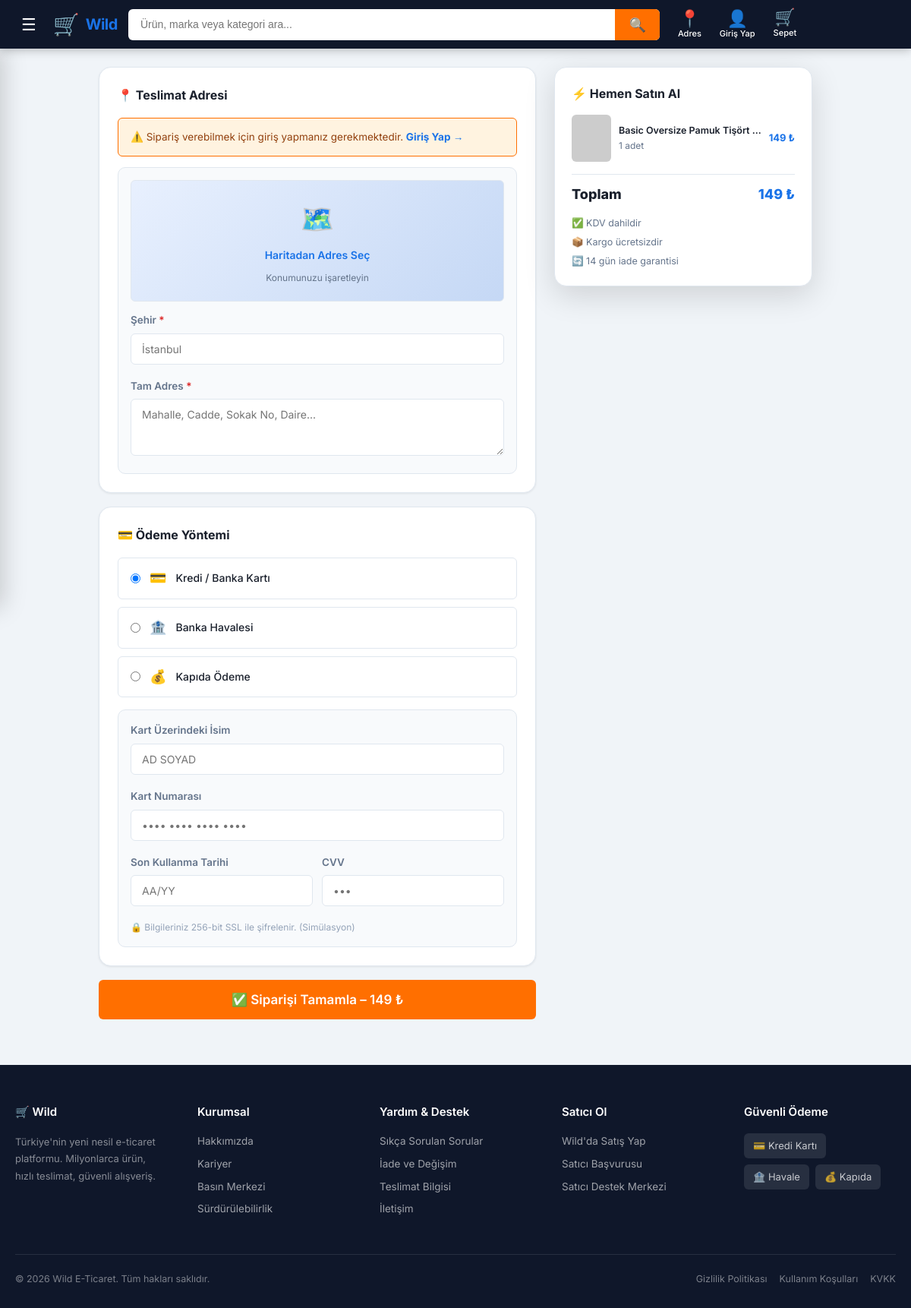
Screenshot of /checkout.php?buy_now=4 with the database file from the repository.
### tables this page shows
CREATE TABLE products (
    id INT AUTO_INCREMENT PRIMARY KEY,
    category_id INT NOT NULL,
    brand VARCHAR(150),
    title VARCHAR(255) NOT NULL,
    description TEXT,
    price DECIMAL(10, 2) NOT NULL,
    original_price DECIMAL(10, 2) DEFAULT NULL,
    sku VARCHAR(100) UNIQUE NOT NULL,
    composition VARCHAR(255),
    gender ENUM('male', 'female', 'unisex', 'child') DEFAULT 'unisex',
    model_size VARCHAR(50),
    model_height VARCHAR(50),
    return_policy TEXT,
    stock INT NOT NULL DEFAULT 100,
    rating DECIMAL(2,1) DEFAULT 4.5,
    seller_rating DECIMAL(2,1) DEFAULT 4.7,
    delivery_days INT DEFAULT 3,
    created_at TIMESTAMP DEFAULT CURRENT_TIMESTAMP,
    FOREIGN KEY (category_id) REFERENCES categories(id) ON DELETE CASCADE
);

### checkout.php (the view, shortened to what this page needs)
<?php
require_once __DIR__ . '/config/db.php';
$buy_now_id  = (int)($_GET['buy_now']    ?? 0);
$variant_id  = (int)($_GET['variant_id'] ?? 0);
$buy_now_size = trim($_GET['size'] ?? '');
$is_buy_now  = $buy_now_id > 0;
if ($is_buy_now) {
    $stmt = $pdo->prepare("
        SELECT p.id as product_id, p.title, p.price, p.brand, p.delivery_days,
               COALESCE(pv.price_override, p.price) as final_price,
               pv.main_image, pv.color_name
        FROM products p
        LEFT JOIN product_variants pv ON pv.id = ?
        WHERE p.id = ?
    ");
    $stmt->execute([$variant_id ?: null, $buy_now_id]);
    $buy_item = $stmt->fetch();
    $items    = $buy_item ? [array_merge($buy_item, ['quantity'=>1,'size_selected'=>$buy_now_size,'cart_item_id'=>0])] : [];
}
$total = array_sum(array_map(fn($i) => $i['final_price'] * $i['quantity'], $items));
$order_success = false;
require_once __DIR__ . '/includes/header.php';
?>
<main>
<div class="container" style="padding-top:24px;max-width:980px;">
<?php if ($order_success): ?>
<div style="text-align:center;padding:60px 20px;background:var(--surface);border-radius:var(--radius-lg);
            box-shadow:var(--shadow-lg);">
    <div style="font-size:72px;margin-bottom:16px;">🎉</div>
    <h2 style="font-size:26px;font-weight:800;color:var(--success);margin-bottom:8px;">Siparişiniz Alındı!</h2>
    <p style="color:var(--text-muted);font-size:15px;margin-bottom:8px;">
        Sipariş No: <strong>#<?= $success_order_id ?></strong>
    </p>
    <p style="color:var(--text-muted);font-size:14px;margin-bottom:28px;">
        Siparişiniz hazırlanmaya başlandı. İlerlemeyi profil sayfanızdan takip edebilirsiniz.
    </p>
    <div style="display:flex;gap:12px;justify-content:center;flex-wrap:wrap;">
        <a href="<?= URL_ROOT ?>/profile.php?tab=orders" class="btn btn-primary">📦 Siparişlerimi Gör</a>
        <a href="<?= URL_ROOT ?>/index.php" class="btn btn-outline">🏠 Ana Sayfaya Dön</a>
    </div>
</div>
<?php else: ?>
<div style="display:grid;grid-template-columns:1fr 340px;gap:24px;align-items:start;">
<form method="POST" id="checkout-form">
    <div style="background:var(--surface);border-radius:var(--radius-lg);padding:24px;
                box-shadow:var(--shadow-sm);border:1px solid var(--border);margin-bottom:18px;">
        <h3 style="font-size:16px;font-weight:700;margin-bottom:16px;">📍 Teslimat Adresi</h3>
        <?php if (!$is_logged): ?>
        <div style="background:var(--accent-light);border:1.5px solid var(--accent);border-radius:var(--radius-sm);
                    padding:14px 16px;margin-bottom:14px;">
            <p style="font-size:13.5px;color:#92400e;">
                ⚠️ Sipariş verebilmek için giriş yapmanız gerekmektedir.
                <a href="#" onclick="openModal('modal-login')" style="color:var(--primary);font-weight:700;">Giriş Yap →</a>
            </p>
        </div>
        <?php endif; ?>
        <div style="position:relative;background:var(--surface-2);border-radius:var(--radius-md);
                    padding:16px;border:1px solid var(--border);">
            <div id="map-placeholder" onclick="activateMap()"
                 style="width:100%;height:160px;background:linear-gradient(135deg,#e8f0fe,#c5d8f5);
                        border-radius:var(--radius-sm);display:flex;align-items:center;justify-content:center;
                        cursor:pointer;margin-bottom:14px;border:1px solid var(--border);
                        flex-direction:column;gap:8px;transition:.2s;"
                 onmouseover="this.style.background='linear-gradient(135deg,#d2e3fc,#a8c4f0)'"
                 onmouseout="this.style.background='linear-gradient(135deg,#e8f0fe,#c5d8f5)'">
                <span style="font-size:36px;">🗺️</span>
                <p style="font-size:14px;font-weight:600;color:var(--primary);">Haritadan Adres Seç</p>
                <p style="font-size:12px;color:var(--text-muted);">Konumunuzu işaretleyin</p>
            </div>
            <div class="form-group">
                <label for="addr-city">Şehir <span style="color:var(--danger);">*</span></label>
                <input type="text" id="addr-city" name="city" class="form-control"
                       placeholder="İstanbul" required
                       oninput="document.getElementById('addr-city').classList.remove('is-invalid')">
            </div>
            <div class="form-group" style="margin-bottom:0;">
                <label for="addr-full">Tam Adres <span style="color:var(--danger);">*</span></label>
                <textarea id="addr-full" name="address" class="form-control" rows="3"
                          placeholder="Mahalle, Cadde, Sokak No, Daire..."
                          required style="resize:vertical;"
                          oninput="this.classList.remove('is-invalid')"></textarea>
            </div>
        </div>
    </div>
    <div style="background:var(--surface);border-radius:var(--radius-lg);padding:24px;
                box-shadow:var(--shadow-sm);border:1px solid var(--border);margin-bottom:18px;">
        <h3 style="font-size:16px;font-weight:700;margin-bottom:16px;">💳 Ödeme Yöntemi</h3>
        <div style="display:flex;flex-direction:column;gap:10px;">
            <?php foreach ([['credit','💳','Kredi / Banka Kartı'],['transfer','🏦','Banka Havalesi'],['door','💰','Kapıda Ödeme']] as [$val,$icon,$lbl]): ?>
            <label style="display:flex;align-items:center;gap:12px;padding:12px 16px;
                          border:1.5px solid var(--border);border-radius:var(--radius-sm);
                          cursor:pointer;transition:.2s;"
                   onmouseover="this.style.borderColor='var(--primary)'"
                   onmouseout="this.style.borderColor='var(--border)'">
                <input type="radio" name="payment_method" value="<?= $val ?>" <?= $val==='credit'?'checked':'' ?>>
                <span style="font-size:18px;"><?= $icon ?></span>
                <span style="font-size:14px;font-weight:500;"><?= $lbl ?></span>
            </label>
            <?php endforeach; ?>
        </div>
        <div id="card-fields" style="margin-top:16px;background:var(--surface-2);padding:16px;
                                      border-radius:var(--radius-md);border:1px solid var(--border);">
            <div class="form-group">
                <label>Kart Üzerindeki İsim</label>
                <input type="text" class="form-control" placeholder="AD SOYAD" id="card-name">
            </div>
            <div class="form-group">
                <label>Kart Numarası</label>
                <input type="text" class="form-control" placeholder="•••• •••• •••• ••••"
                       id="card-number" maxlength="19" oninput="formatCardNumber(this)">
            </div>
            <div style="display:grid;grid-template-columns:1fr 1fr;gap:12px;">
                <div class="form-group">
                    <label>Son Kullanma Tarihi</label>
                    <input type="text" class="form-control" placeholder="AA/YY" id="card-expiry" maxlength="5">
                </div>
                <div class="form-group">
                    <label>CVV</label>
                    <input type="text" class="form-control" placeholder="•••" id="card-cvv" maxlength="4">
                </div>
            </div>
            <p style="font-size:12px;color:var(--text-light);">🔒 Bilgileriniz 256-bit SSL ile şifrelenir. (Simülasyon)</p>
        </div>
    </div>
    <button name="place_order" type="submit" class="btn btn-accent btn-full"
            style="font-size:17px;padding:16px;" id="btn-place-order">
        ✅ Siparişi Tamamla – <?= number_format($total,0,',','.') ?> ₺
    </button>
</form>
<div style="position:sticky;top:84px;">
    <div style="background:var(--surface);border-radius:var(--radius-lg);padding:22px;
                box-shadow:var(--shadow-lg);border:1.5px solid var(--border);">
        <h3 style="font-size:16px;font-weight:700;margin-bottom:14px;">
            <?= $is_buy_now ? '⚡ Hemen Satın Al' : '📋 Sipariş Özeti' ?>
        </h3>
        <div style="display:flex;flex-direction:column;gap:12px;margin-bottom:16px;
                    max-height:280px;overflow-y:auto;">
        <?php foreach ($items as $item): ?>
        <div style="display:flex;gap:10px;align-items:center;">
            <div style="width:52px;height:62px;border-radius:var(--radius-sm);overflow:hidden;flex-shrink:0;">
                <img src="<?= htmlspecialchars($item['main_image'] ?? '') ?>"
                     alt="" style="width:100%;height:100%;object-fit:cover;"
                     onerror="this.src='https://via.placeholder.com/52x62?text=?'">
            </div>
            <div style="flex:1;min-width:0;">
                <p style="font-size:12.5px;font-weight:600;overflow:hidden;text-overflow:ellipsis;white-space:nowrap;">
                    <?= htmlspecialchars($item['title']) ?>
                </p>
                <p style="font-size:12px;color:var(--text-muted);"><?= $item['quantity'] ?> adet</p>
            </div>
            <span style="font-size:13px;font-weight:700;white-space:nowrap;color:var(--primary);">
                <?= number_format($item['final_price'] * $item['quantity'],0,',','.') ?> ₺
            </span>
        </div>
        <?php endforeach; ?>
        </div>
        <div style="border-top:1px solid var(--border);padding-top:12px;display:flex;
                    justify-content:space-between;align-items:center;font-size:18px;font-weight:800;">
            <span>Toplam</span>
            <span style="color:var(--primary);"><?= number_format($total,0,',','.') ?> ₺</span>
        </div>
        <div style="margin-top:14px;font-size:12.5px;color:var(--text-muted);display:flex;flex-direction:column;gap:5px;">
            <span>✅ KDV dahildir</span>
            <span>📦 Kargo ücretsizdir</span>
            <span>🔄 14 gün iade garantisi</span>
        </div>
    </div>
</div>
</div>
<?php endif; ?>
</div>
</main>
<?php require_once __DIR__ . '/includes/footer.php'; ?>

### css/style.css (style rules this page uses)
:root { --primary: #1a73e8; --primary-dark: #1558b0; --primary-light: #e8f0fe; --accent: #ff6f00; --accent-light: #fff3e0; --bg: #f0f4f8; --surface: #ffffff; --surface-2: #f8fafc; --border: #e0e7ef; --text: #1a202c; --text-muted: #64748b; --text-light: #94a3b8; --header-bg: #0f172a; --header-text: #ffffff; --header-hover: rgba(255,255,255,0.12); --header-h: 64px; --success: #16a34a; --danger: #dc2626; --warning: #d97706; --info: #0284c7; --shadow-sm: 0 1px 3px rgba(0,0,0,0.08); --shadow-md: 0 4px 16px rgba(0,0,0,0.10); --shadow-lg: 0 12px 40px rgba(0,0,0,0.14); --radius-sm: 6px; --radius-md: 10px; --radius-lg: 16px; --transition: 0.2s ease; }
*, *::before, *::after { box-sizing: border-box; margin: 0; padding: 0; }
html { scroll-behavior: smooth; }
body { font-family: 'Inter', sans-serif; background: var(--bg); color: var(--text); font-size: 15px; line-height: 1.6; min-height: 100vh; }
a { color: inherit; text-decoration: none; }
img { display: block; max-width: 100%; }
button { cursor: pointer; font-family: inherit; }
.container { width: 100%; max-width: 1380px; margin: 0 auto; padding: 0 20px; }
.btn { display: inline-flex; align-items: center; justify-content: center; gap: 8px; padding: 11px 24px; border-radius: var(--radius-sm); font-size: 15px; font-weight: 600; border: none; cursor: pointer; transition: background var(--transition), transform var(--transition), box-shadow var(--transition); }
.btn-accent { background: var(--accent); color: #fff; }
.btn-full { width: 100%; }
.form-group { margin-bottom: 18px; }
.form-group label { display: block; font-size: 13.5px; font-weight: 600; color: var(--text-muted); margin-bottom: 6px; }
.form-control { width: 100%; padding: 11px 14px; border: 1.5px solid var(--border); border-radius: var(--radius-sm); font-size: 14px; font-family: inherit; color: var(--text); background: var(--surface); transition: border-color var(--transition), box-shadow var(--transition); outline: none; }

### rows the page displays
products: title "Basic Oversize Pamuk Tişört…", delivery_days "1", quantity "149"

### other values shown
$user_name "Giriş Yap"
$icon "💳"
$lbl "Kredi / Banka Kartı"
$icon "🏦"
$lbl "Banka Havalesi"
$icon "💰"
$lbl "Kapıda Ödeme"
$total "149"
